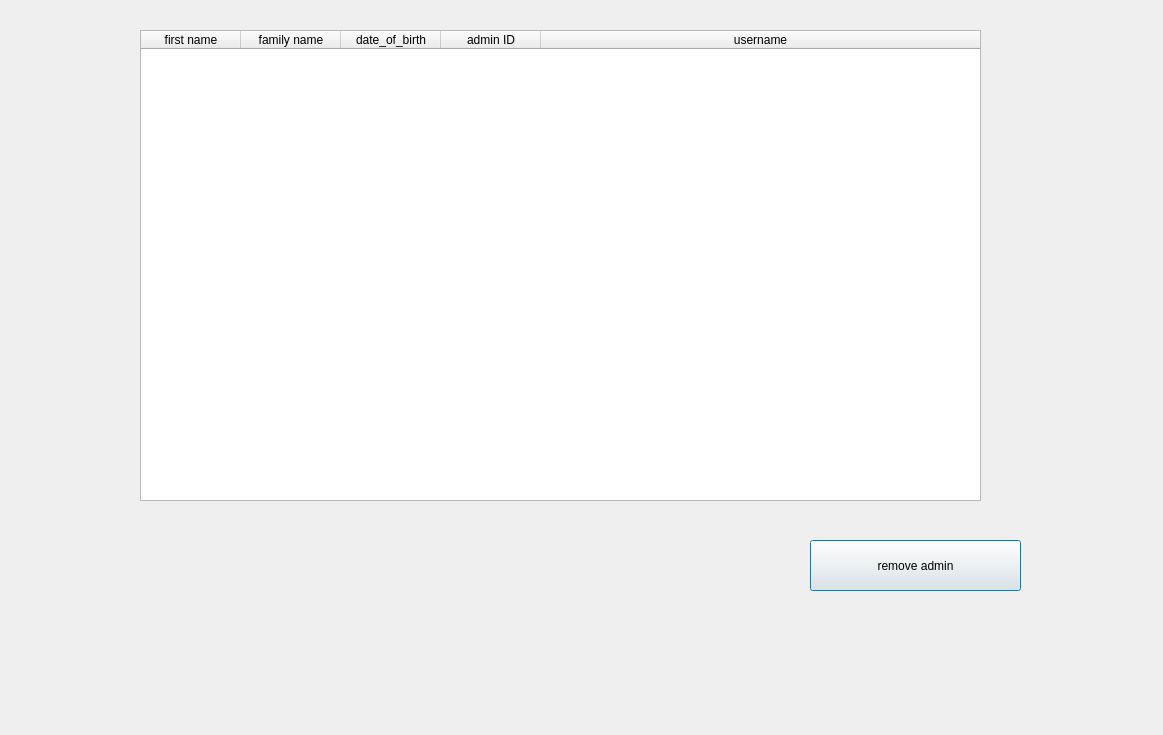
<?xml version="1.0" encoding="UTF-8"?>
<ui version="4.0">
 <class>table_admins</class>
 <widget class="QDialog" name="table_admins">
  <property name="geometry">
   <rect>
    <x>0</x>
    <y>0</y>
    <width>1163</width>
    <height>735</height>
   </rect>
  </property>
  <property name="windowTitle">
   <string>Dialog</string>
  </property>
  <widget class="QTableWidget" name="tableWidget">
   <property name="geometry">
    <rect>
     <x>140</x>
     <y>30</y>
     <width>841</width>
     <height>471</height>
    </rect>
   </property>
   <attribute name="horizontalHeaderCascadingSectionResizes">
    <bool>true</bool>
   </attribute>
   <attribute name="horizontalHeaderShowSortIndicator" stdset="0">
    <bool>false</bool>
   </attribute>
   <attribute name="horizontalHeaderStretchLastSection">
    <bool>true</bool>
   </attribute>
   <column>
    <property name="text">
     <string>first name</string>
    </property>
   </column>
   <column>
    <property name="text">
     <string>family name</string>
    </property>
   </column>
   <column>
    <property name="text">
     <string>date_of_birth</string>
    </property>
   </column>
   <column>
    <property name="text">
     <string>admin ID</string>
    </property>
   </column>
   <column>
    <property name="text">
     <string>username</string>
    </property>
   </column>
  </widget>
  <widget class="QPushButton" name="pushButton">
   <property name="geometry">
    <rect>
     <x>810</x>
     <y>540</y>
     <width>211</width>
     <height>51</height>
    </rect>
   </property>
   <property name="text">
    <string>remove admin</string>
   </property>
  </widget>
 </widget>
 <resources/>
 <connections/>
</ui>
